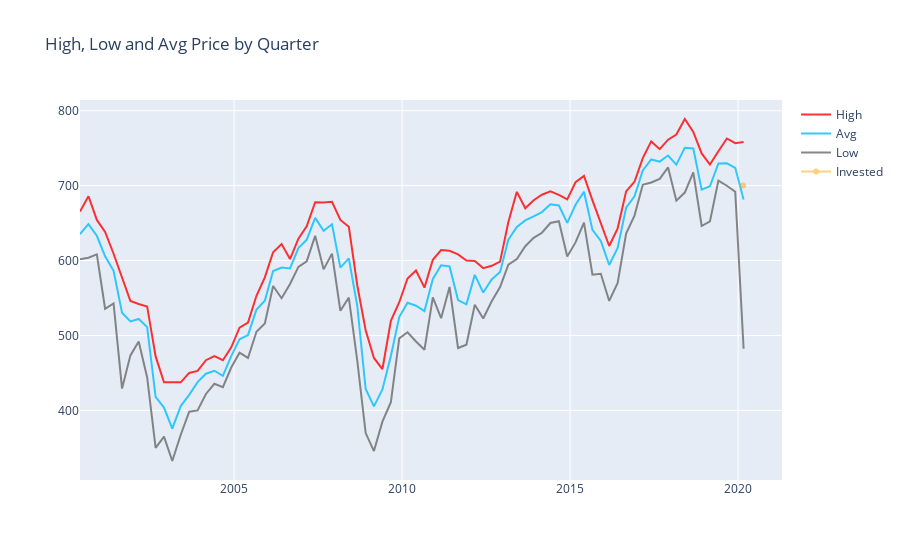

Notebook source saved alongside this figure:
### Code cell
# df = pd.read_csv("https://raw.githubusercontent.com/plotly/datasets/master/finance-charts-apple.csv")

fig = go.Figure()

fig.add_trace(go.Scatter(
                x=tmp['date'],
                y=tmp['High'],
                name="High",
                line_color='red',
                opacity=0.8))

fig.add_trace(go.Scatter(
                x=tmp['date'],
                y=tmp['avg'],
                name="Avg",
                line_color='deepskyblue',
                opacity=0.8))

fig.add_trace(go.Scatter(
                x=tmp['date'],
                y=tmp['Low'],
                name="Low",
                line_color='dimgray',
                opacity=0.8))

# Personal Investments
fig.add_trace(go.Scatter(
                x=['2020-02-25'],
                y=[700, 600],
                name="Invested",
                line_color='orange',
                opacity=0.5))

# # Use date string to set xaxis range
fig.update_layout(
#     xaxis_range=['2016-07-01','2016-12-31'],
    title_text="High, Low and Avg Price by Quarter",
)
fig.show()
